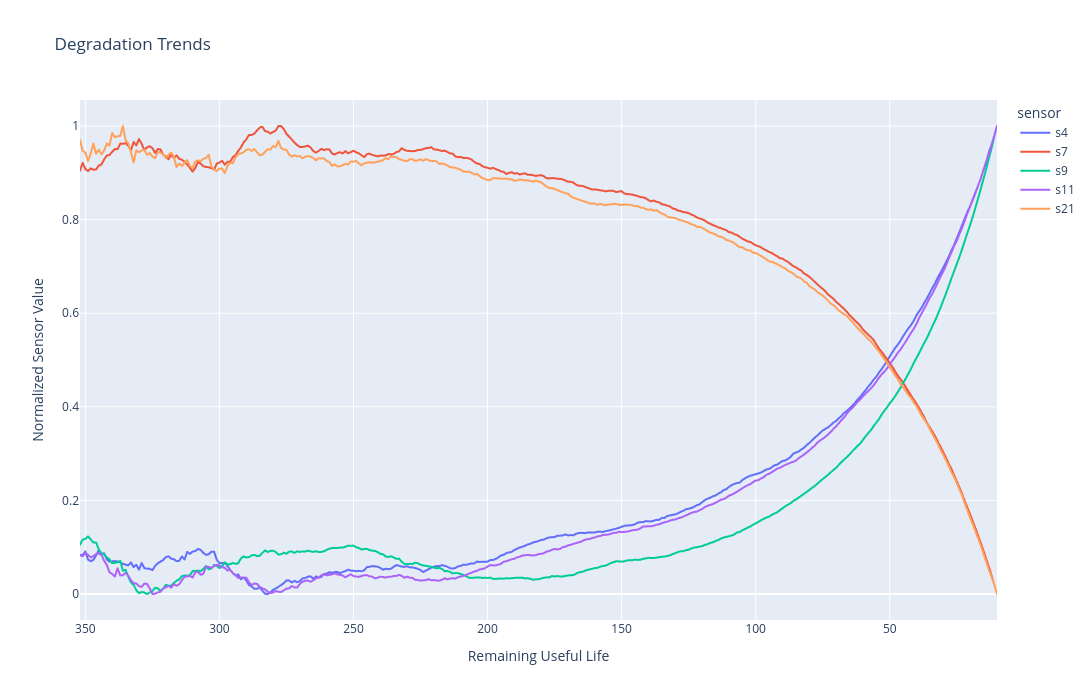

Here is the notebook cell this chart was saved with:
### Code cell
sensors = ['s4', 's7', 's9', 's11', 's21']
plot_df = pd.DataFrame()
for sensor in sensors: #looping through all the sensors 
    avg_sensor = (
        df.groupby('RUL')[sensor]
          .mean()
          .reset_index()
          .sort_values('RUL')
    )
    avg_sensor['smooth'] = (
        avg_sensor[sensor]
            .rolling(window=20, center=True)
            .mean()
    )
    avg_sensor = avg_sensor.dropna() #reove the null values if there are any
    avg_sensor['normalized'] = (avg_sensor['smooth'] - avg_sensor['smooth'].min()) / (avg_sensor['smooth'].max() - avg_sensor['smooth'].min())
    temp = avg_sensor[['RUL', 'normalized']].copy()
    temp['sensor'] = sensor
    plot_df = pd.concat([plot_df, temp])

fig = px.line(
    plot_df,
    x='RUL',
    y='normalized',
    color='sensor',
    title='Degradation Trends',
    labels={
        'RUL': 'Remaining Useful Life',
        'normalized': 'Normalized Sensor Value'
    }
)
fig.update_xaxes(
    autorange='reversed'
)
fig.update_layout(
    width=1200,
    height=700,
    hovermode='x unified'
)
fig.show()

### Figure 1 — Plotly figure (JSON) as saved in the notebook; plotly's stock layout.template omitted (floating-point values rounded to 4 significant figures; data arrays with more than 128 entries replaced by an {"elided": "..."} marker saying what was removed)
{"data": [{"hovertemplate": "sensor=s4<br>Remaining Useful Life=%{x}<br>Normalized Sensor Value=%{y}<extra></extra>", "legendgroup": "s4", "line": {"color": "#636efa", "dash": "solid"}, "marker": {"symbol": "circle"}, "mode": "lines", "name": "s4", "showlegend": true, "type": "scattergl", "x": {"elided": "343 int values"}, "xaxis": "x", "y": {"elided": "343 float values"}, "yaxis": "y"}, {"hovertemplate": "sensor=s7<br>Remaining Useful Life=%{x}<br>Normalized Sensor Value=%{y}<extra></extra>", "legendgroup": "s7", "line": {"color": "#EF553B", "dash": "solid"}, "marker": {"symbol": "circle"}, "mode": "lines", "name": "s7", "showlegend": true, "type": "scattergl", "x": {"elided": "343 int values"}, "xaxis": "x", "y": {"elided": "343 float values"}, "yaxis": "y"}, {"hovertemplate": "sensor=s9<br>Remaining Useful Life=%{x}<br>Normalized Sensor Value=%{y}<extra></extra>", "legendgroup": "s9", "line": {"color": "#00cc96", "dash": "solid"}, "marker": {"symbol": "circle"}, "mode": "lines", "name": "s9", "showlegend": true, "type": "scattergl", "x": {"elided": "343 int values"}, "xaxis": "x", "y": {"elided": "343 float values"}, "yaxis": "y"}, {"hovertemplate": "sensor=s11<br>Remaining Useful Life=%{x}<br>Normalized Sensor Value=%{y}<extra></extra>", "legendgroup": "s11", "line": {"color": "#ab63fa", "dash": "solid"}, "marker": {"symbol": "circle"}, "mode": "lines", "name": "s11", "showlegend": true, "type": "scattergl", "x": {"elided": "343 int values"}, "xaxis": "x", "y": {"elided": "343 float values"}, "yaxis": "y"}, {"hovertemplate": "sensor=s21<br>Remaining Useful Life=%{x}<br>Normalized Sensor Value=%{y}<extra></extra>", "legendgroup": "s21", "line": {"color": "#FFA15A", "dash": "solid"}, "marker": {"symbol": "circle"}, "mode": "lines", "name": "s21", "showlegend": true, "type": "scattergl", "x": {"elided": "343 int values"}, "xaxis": "x", "y": {"elided": "343 float values"}, "yaxis": "y"}], "layout": {"height": 700, "hovermode": "x unified", "legend": {"title": {"text": "sensor"}, "tracegroupgap": 0}, "title": {"text": "Degradation Trends"}, "width": 1200, "xaxis": {"anchor": "y", "autorange": "reversed", "domain": [0, 1], "title": {"text": "Remaining Useful Life"}}, "yaxis": {"anchor": "x", "domain": [0, 1], "title": {"text": "Normalized Sensor Value"}}}}
